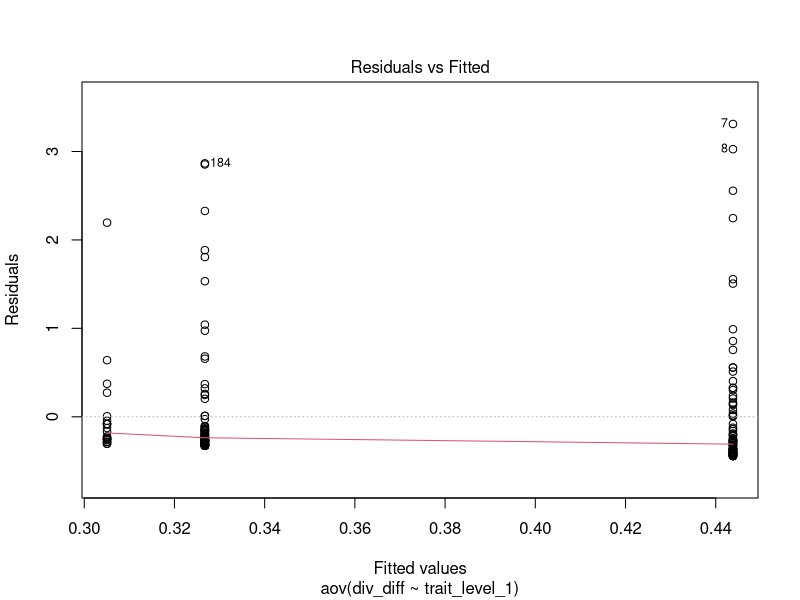
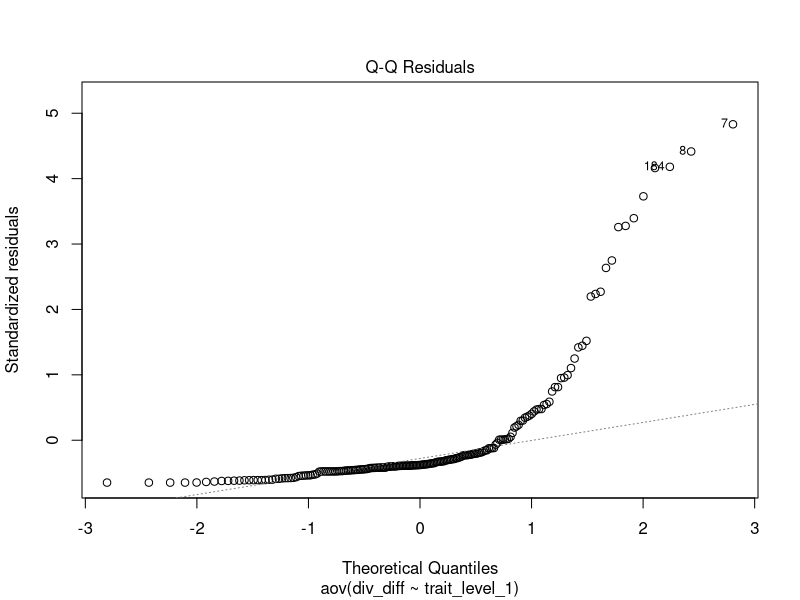
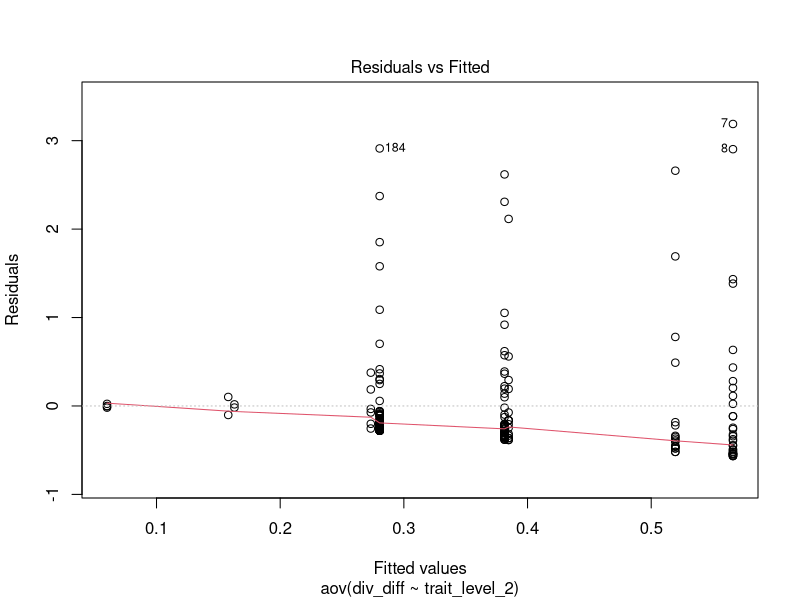
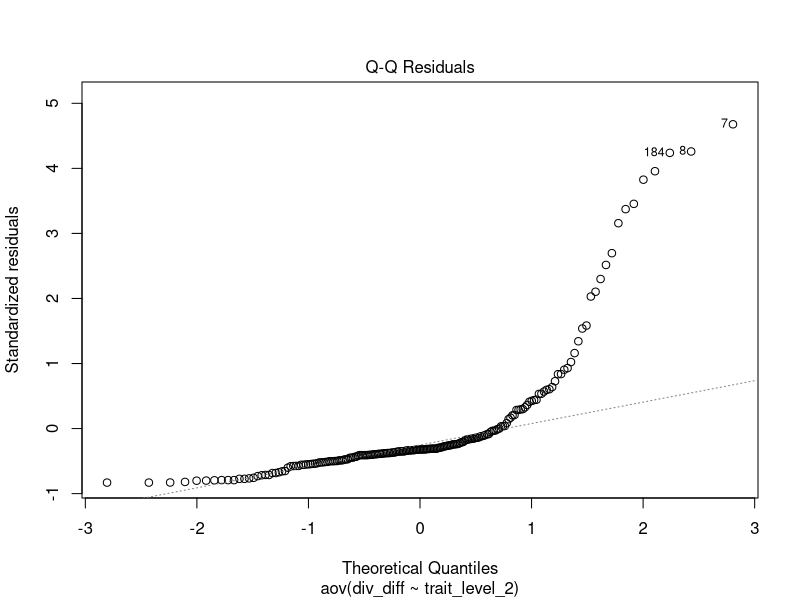
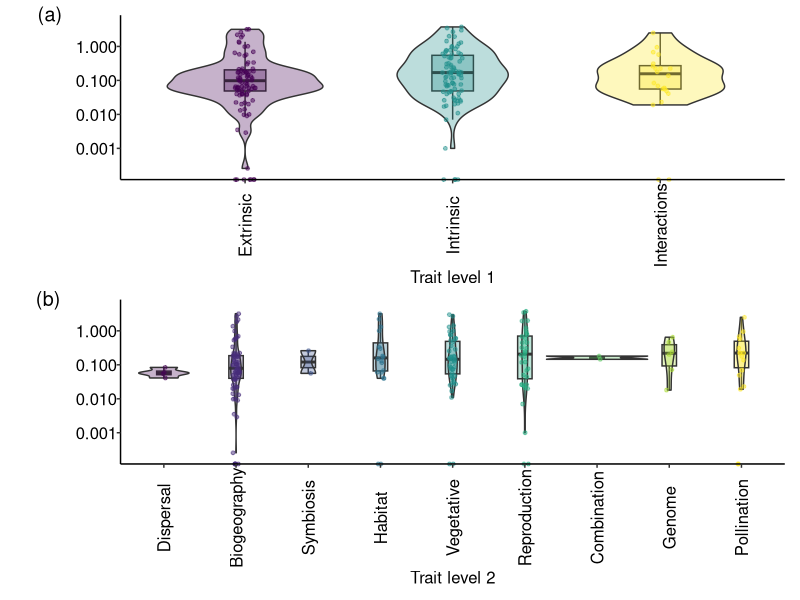
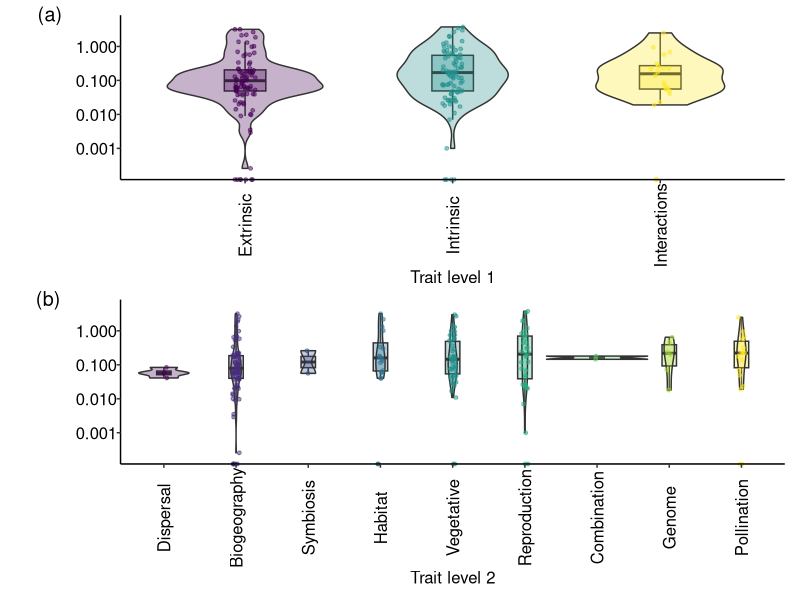

Write R code to recreate these figures, in order.
###
# Violin plot of div rates differences for trait categories
###

# Library
library(viridis)
library(tidyverse)
library(ggplot2)
library(ggridges)
library(patchwork)
library(dplyr)
library(RColorBrewer)

# theme
my_theme = theme(
  text = element_text(size = 12),
  axis.text = element_text(size = 12),
  axis.title.x = element_blank(),
  axis.text.x=element_text(angle=90),
  #axis.ticks.x=element_blank(),
  axis.line.x = element_line(),
  axis.title.y = element_text(angle=90, size = 14, hjust = -5 , margin = margin(
    t = 0,
    r = 10,
    b = 0,
    l = 20
  )),
  axis.text.y = element_text(),
  axis.ticks.y = element_line(),
  axis.line.y = element_line(),
  legend.key = element_blank(),
  legend.title = element_blank(),
  legend.text = element_text(size = 12),
  legend.position = c(0.8, 0.9),
  panel.border = element_blank(),
  panel.grid.minor = element_blank(),
  panel.grid.major = element_blank(),
  panel.background = element_blank()
)

theme_set(my_theme)

#read in full data frame
df <-
  read.csv("data/sse_review_table - main_table.csv")

#choose the columns you want in model (plus study/model_no for formatting)
df <-
  df[, c(
    'study',
    'model_no',
    'sse_model',
    'trait_level_1',
    'trait_level_2',
#    'trait_level_3',
#    'trait_level_4',
    'div_inc',
    'div_rate',
    'age_inferred'
  )]

#only those where age was inferred
df<-df[df$age_inferred==1,]

#only those rows with div rate values (not NA)
df<-df[!is.na(df$div_rate),]

#make new df with MuSSE only (MuHiSSE only has two states with div rates)
df_muss<-df[df$sse_model=="MuSSE",]

#get max div rate in MuSSE model
max_muss<-df_muss %>% group_by(study,model_no) %>% slice_max(n = 1,
                                                 order_by = div_rate,
                                                 with_ties = F)

#get min div rate in MuSSE model
min_muss<-df_muss %>% group_by(study,model_no) %>% slice_min(n = 1,
                                                             order_by = div_rate,
                                                             with_ties = F)

#combine min and max rates so only extremes per MuSSE model
df_muss_minmax<-rbind(data.frame(max_muss),data.frame(min_muss))

#remove MuSSE studies from df
df<-df[df$sse_model!="MuSSE",]

#add reduced MuSSE rows with min and max values only
df<-rbind(df,df_muss_minmax)

#calculate div rate differences
df2 <- df %>%
  group_by(study, model_no )%>%
  mutate(
    div_diff = div_rate - lag(div_rate)
  )

#absolute difference
df2$div_diff<-abs(df2$div_diff)

#remove rows with NA introduced by mutate
df2<-na.omit(df2)

#change to factor for sorting
df2$trait_level_1<-as.factor(df2$trait_level_1)
df2$trait_level_2<-as.factor(df2$trait_level_2)

#####
# Stats trait level 1
#####

# Compute the analysis of variance
res.aov <- aov(div_diff ~ trait_level_1, data = df2)

# Summary of the analysis
summary(res.aov)

# Homogeneity of variances
plot(res.aov, 1)

# Normality
plot(res.aov, 2)

# Extract the residuals
aov_residuals <- residuals(object = res.aov)

# Run Shapiro-Wilk test
shapiro.test(x = aov_residuals )

#
kruskal.test(div_diff ~ trait_level_1, data = df2)

#pairwise non-parametric
pairwise.wilcox.test(df2$div_diff, df2$trait_level_1,
                     p.adjust.method = "BH")

#####
# Boxplots trait level 1
#####

#order factors for plot
library(forcats)
df3 <-df2 %>% mutate(trait_level_1 = fct_relevel(trait_level_1,
                                                 "Extrinsic",
                                                 "Intrinsic",
                                                 "Interactions"))

p1 <- ggplot(df3, aes(
  x = trait_level_1,
  y = div_diff,
  fill = trait_level_1
)) + geom_boxplot(outlier.shape = NA, width = 0.2) +
  geom_violin(width=0.75) +
  geom_jitter(
    aes(color = trait_level_1),
    size = 1,
    alpha = 0.5,
    width = 0.05,
    height = 0
  ) +
  theme(legend.position = "none",
        axis.title.x = element_text(vjust = 0.3)) +
  scale_y_continuous(name="",trans="log10") +
  scale_x_discrete(name = "Trait level 1") +
  scale_fill_viridis(discrete = TRUE, alpha = 0.3) +
  scale_color_viridis(discrete = TRUE, alpha = 0.8)  +
  annotate(geom="text", x=0.06, y=9, label="(a)",size=5) +
  coord_cartesian(ylim = c(0.0002, 5),
                  xlim = c(1, 3),
                  clip = 'off')

#####
# Stats trait level 2
#####

# Compute the analysis of variance
res.aov <- aov(div_diff ~ trait_level_2, data = df2)

# Summary of the analysis
summary(res.aov)

# Homogeneity of variances
plot(res.aov, 1)

# Normality
plot(res.aov, 2)

# Extract the residuals
aov_residuals <- residuals(object = res.aov)

# Run Shapiro-Wilk test
shapiro.test(x = aov_residuals )

#
kruskal.test(div_diff ~ trait_level_2, data = df2)

#pairwise non-parametric
pairwise.wilcox.test(df2$div_diff, df2$trait_level_2,
                     p.adjust.method = "BH")

#####
# Boxplots trait level 2
#####

df4 <-df2 %>% mutate(trait_level_2 = fct_relevel(trait_level_2,
                                        "Dispersal",
                                        "Biogeography",
                                        "Symbiosis",
                                        "Habitat",
                                        "Vegetative",
                                        "Reproduction",
                                        "Combination",
                                        "Genome",
                                        "Pollination"))

p2 <- ggplot(df4, aes(
  x = factor(trait_level_2),
  y = div_diff,
  fill = trait_level_2
)) + geom_boxplot(outlier.shape = NA, width = 0.2) +
  geom_violin(width=1.4) +
  geom_jitter(
    aes(color = trait_level_2),
    size = 1,
    alpha = 0.5,
    width = 0.05,
    height = 0
  ) +
  theme(legend.position = "none",
        axis.title.x = element_text(vjust = 0.3),
        axis.text.x = element_text(angle=90)) +
        scale_y_continuous(name = "Difference in net diversification rate (species / Ma)", trans="log10") +
  scale_x_discrete(name = "Trait level 2") +
  scale_fill_viridis(discrete = TRUE, alpha = 0.3) +
  scale_color_viridis(discrete = TRUE, alpha = 0.8) +
  annotate(geom="text", x=-0.6, y=9, label="(b)",size=5) +
  coord_cartesian(ylim = c(0.0002, 5),
                  xlim = c(1, 9),
                  clip = 'off')

###
#arrange plots together
###

p1 / p2

ggsave("figures/violins_all.png",
       width = 30,
       height = 30,
       units = 'cm')
